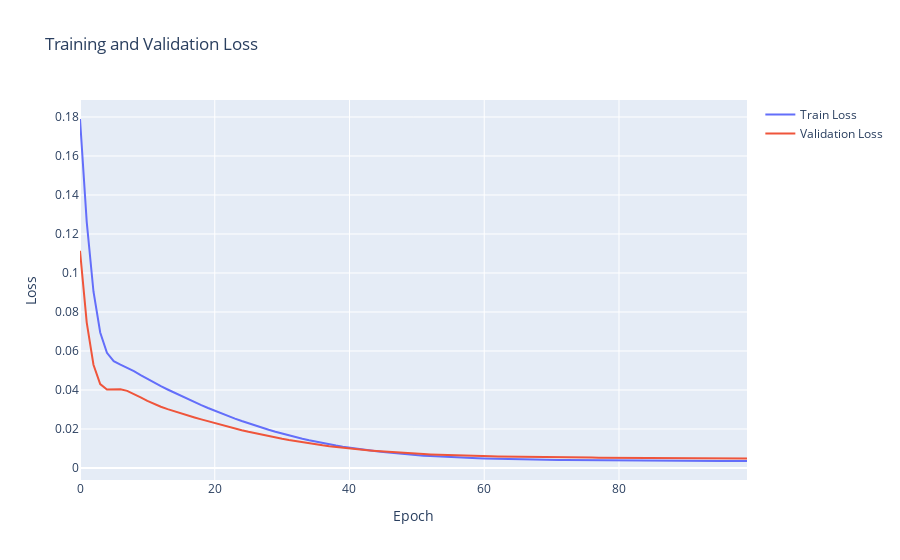

Source (notebook cell):
### Code cell
fig = go.Figure()
fig.add_trace(go.Scatter(x=np.arange(len(train_losses)), y=train_losses, mode='lines', name='Train Loss'))
fig.add_trace(go.Scatter(x=np.arange(len(val_losses)), y=val_losses, mode='lines', name='Validation Loss'))
fig.update_layout(title='Training and Validation Loss', xaxis_title='Epoch', yaxis_title='Loss')
fig.show()
